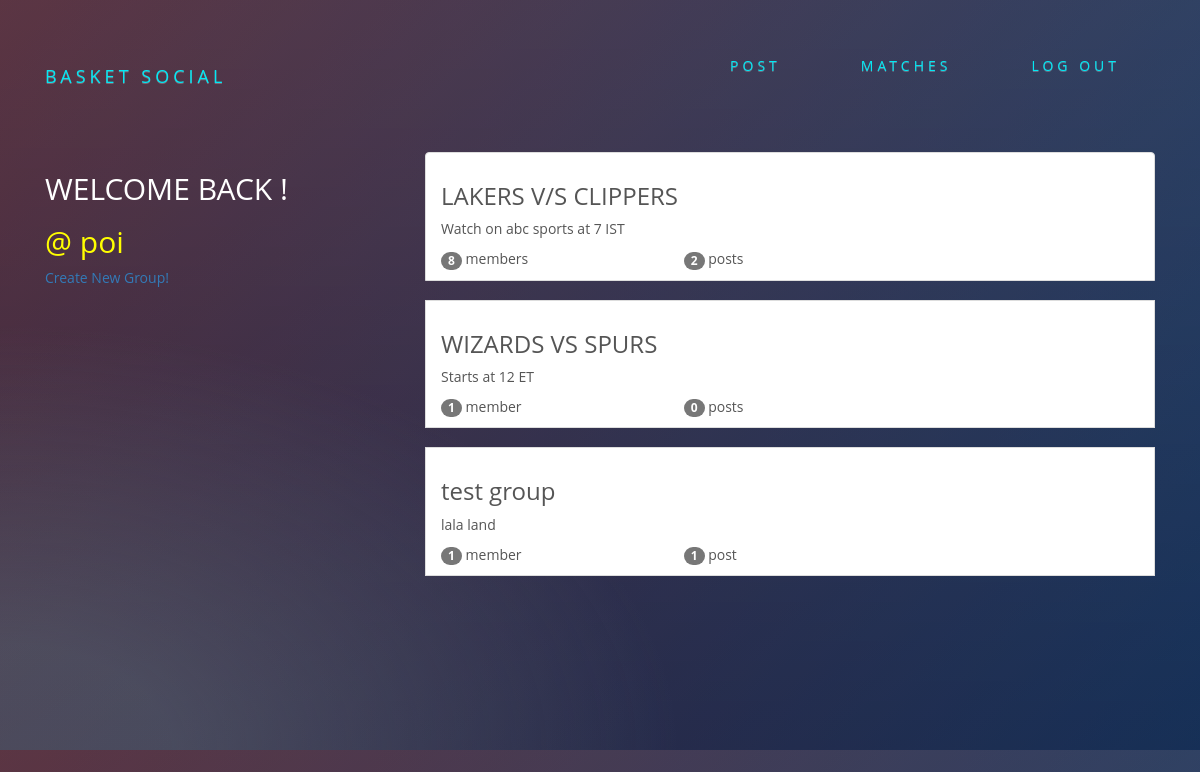
The app's page /groups/ (signed in) with its own data.
### groups/models.py (models this page shows, shortened)
class Group(models.Model):
    name=models.CharField(max_length=255,unique=True)
    slug=models.SlugField(allow_unicode=True,unique=True)
    description=models.TextField(blank=True,default='')
    description_html=models.TextField(editable=False,default='',blank=True)
    members=models.ManyToManyField(User,through='GroupMember')
    class Meta:
        ordering=['name']

### groups/views.py (the view)
# urls.py: path('',views.ListGroups.as_view(),name='all'),
class ListGroups(generic.ListView):
    model=Group

### groups/templates/groups/group_list.html
{% extends 'groups/group_base.html' %}
{% block pregroup %}
<div class="col-md-4">
  <div class="content">
    {% if user.is_authenticated %}
    <h2>WELCOME BACK !</h2>
  <h2>  <a id='pur' href="{% url 'posts:for_user' username=user.username %}">@ {{user.username}}</a></h2>
    {% else %}
    <h2>NBA</h2>
    <h4 id='ase'>Upcoming matches next! </h4>
    <p></p>
    {% endif %}
  </div>
    {% if user.is_authenticated %}
    <a href="{% url 'groups:create' %}" class="bubbly-button cra">Create New Group!</a>
    {% endif %}
</div>
{% endblock %}
{% block group_content %}
<div class="col-md-8">
  <div class="list_group ">
    {% for group in object_list %}
    <a class="list-group-item " href="{% url 'groups:single' slug=group.slug %}">
    <h3 class ='title-group'>{{group.name}}</h3>
    <div class="list-group-text">
      {{group.description_html|safe}}
      <div class="row">
        <div class="col-md-4">
          <span class='badge'>{{group.members.count}}</span>
          member{{group.members.count|pluralize}}
          </div>
          <div class="col-md-4">
            <span class='badge'>{{group.posts.count}}</span>
            post{{group.posts.count|pluralize}}
          </div>
        </div>
      </div>
      </a>
      <br>
{% endfor %}
    </div>
  </div>
{% endblock %}

### static/social/css/master.css (style rules this page uses)
body { margin: 0; overflow: auto; background: #2f294f; color:white; }
* { -webkit-box-sizing:border-box; -moz-box-sizing:border-box; -ms-box-sizing:border-box; -o-box-sizing:border-box; box-sizing:border-box; }
body { font-family: 'Open Sans', sans-serif; background: #092756; background: -moz-radial-gradient(0% 100%, ellipse cover, rgba(104,128,138,.4) 10%,rgba(138,114,76,0) 40%),-moz-linear-gradient(top, rgba(57,173,219,.25) 0%, rgba(42,60,87,.4) 100%), -moz-linear-gradient(-45deg, #670d10 0%, #092756 100%); background: -webkit-radial-gradient(0% 100%, ellipse cover, rgba(104,128,138,.4) 10%,rgba(138,114,76,0) 40%), -webkit-linear-gradient(top, rgba(57,173,219,.25) 0%,rgba(42,60,87,.4) 100%), -webkit-linear-gradient(-45deg, #670d10 0%,#092756 100%); background: -o-radial-gradient(0% 100%, ellipse cover, rgba(104,128,138,.4) 10%,rgba(138,114,76,0) 40%), -o-linear-gradient(top, rgba(57,173,219,.25) 0%,rgba(42,60,87,.4) 100%), -o-linear-gradient(-45deg, #670d10 0%,#092756 100%); background: -ms-radial-gradient(0% 100%, ellipse cover, rgba(104,128,138,.4) 10%,rgba(138,114,76,0) 40%), -ms-linear-gradient(top, rgba(57,173,219,.25) 0%,rgba(42,60,87,.4) 100%), -ms-linear-gradient(-45deg, #670d10 0%,#092756 100%); background: -webkit-radial-gradient(0% 100%, ellipse cover, rgba(104,128,138,.4) 10%,rgba(138,114,76,0) 40%), linear-gradient(to bottom, rgba(57,173,219,.25) 0%,rgba(42,60,87,.4) 100%), linear-gradient(135deg, #670d10 0%,#092756 100%); filter: progid:DXImageTransform.Microsoft.gradient( startColorstr='#3E1D6D', endColorstr='#092756',GradientType=1 ); }
* { margin: 0; padding: 0; box-sizing: border-box; }
#pur { color: yellow; }

### records on screen
Group: name "LAKERS V/S CLIPPERS", description_html "Watch on abc sports at 7 IST", members.count "8", posts.count "2"
Group: name "WIZARDS VS SPURS", description_html "Starts at 12 ET", members.count "1", posts.count "0"
Group: name "test group", description_html "lala land", members.count "1", posts.count "1"

### other values on screen
{{ user.username }} "poi"
